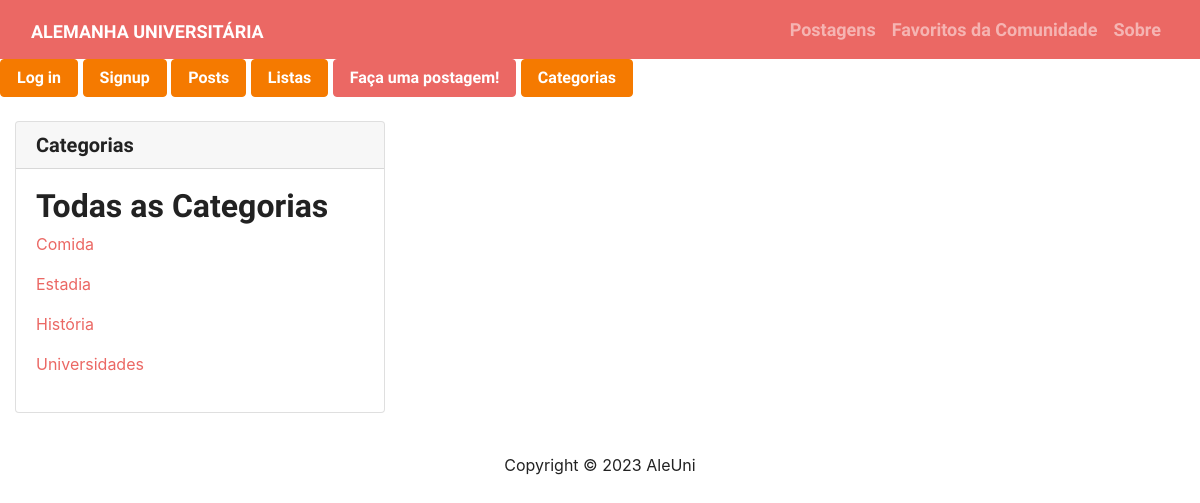
Page /categories/ on the committed database.
### app/models.py (models this page shows, shortened)
class Category(models.Model):
    name = models.CharField(max_length=255)
    description = models.CharField(max_length=255)
    posts = models.ManyToManyField(Post, blank = True)

### app/views.py (the view)
# urls.py: path('categories/', views.CategoryListView.as_view(), name='categories'),
class CategoryListView(generic.ListView):
    model = Category
    template_name = 'app/categories.html'

### app/templates/app/categories.html (shortened to what this page needs)
{% extends 'base.html' %}
{% block content %}
<div class="col-md-4 float-center ">
    <div class="card my-4">
      <h5 class="card-header">Categorias</h5>
      <div class="card-body">
        <h2>Todas as Categorias</h2>
            {% if category_list %}
            <section >
                {% for category in category_list %}
                <article >
                    <a href="{% url 'app:category' category.id %}" > <p> {{ category.name}}</p></a>
                </article>
                {% endfor %}
            </section>
            {% else %}
            <p>Não foi encontrado nenhuma categoria.</p>
            {% endif %}
      </div>
    </div>
  </div>
{% endblock content %}

### rows in the picture
Category: name "Comida"
Category: name "Estadia"
Category: name "História"
Category: name "Universidades"
